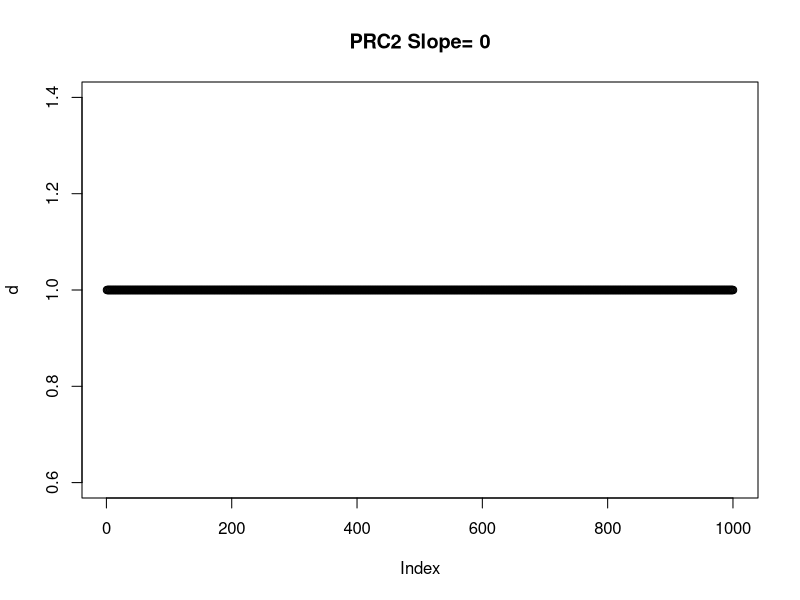
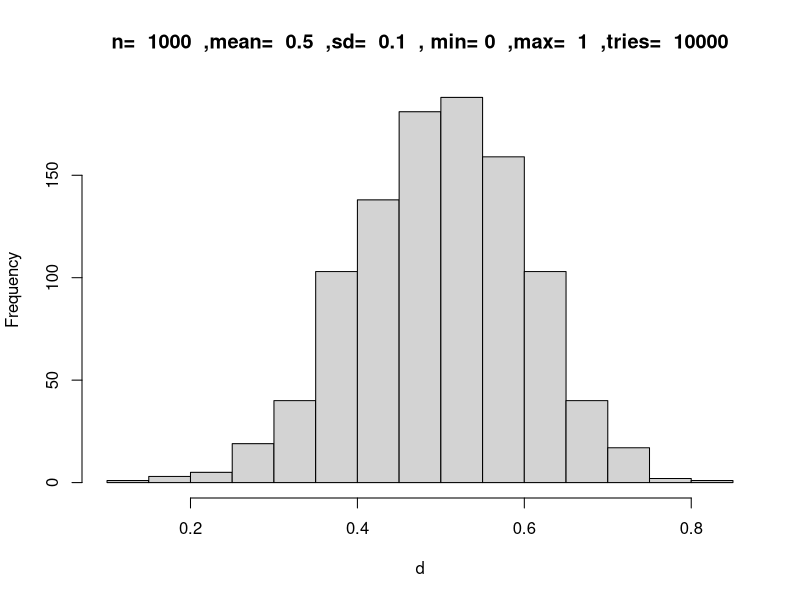
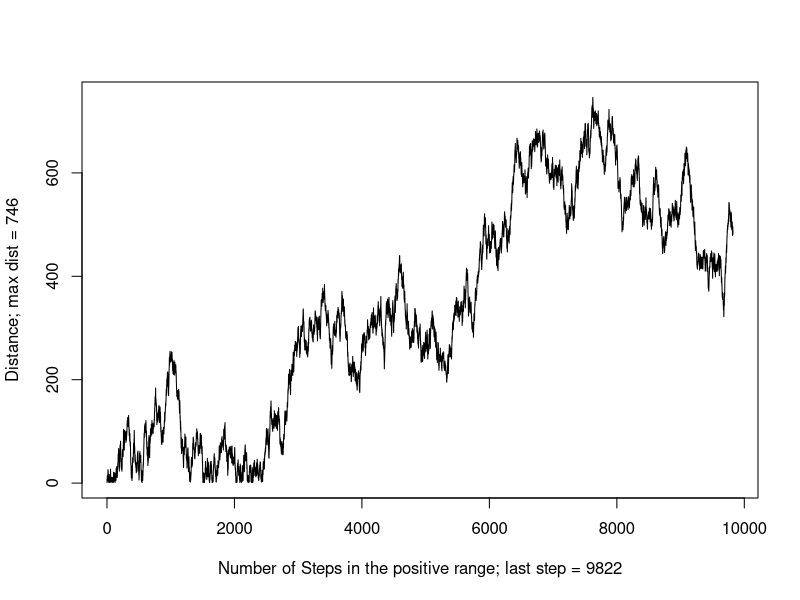

R code for these plots, in order: (Note: a time limit stopped this script after it produced the figures.)
#### 1- Preparing Simulation ####
rm(list=ls())
par(mfrow=c(1,1))

# this_version = a prefix to the results' directory which contains information on the parameters and a version name. Just to keep tracks of versions.
this_version="A6.1-Constant-prc2location-H3.3-Only-in-OpenChr-Prob-K27M"

# homdir= any directory on your computer where you want to store the simulation results and plots, please make sure you have permission to write
homedir="~/Desktop/Desktop_June_2018/Histone_Mark_Simulation/Constant_clock/"

# Please do not change this, this is to avoid the scietific connotation in the results
options(scipen=999)

#### 2- Defining parameters ####
# Length of the chromatin (i.e. number of uncleosomes)
chromlength=1000

# For the purpose of plotting
snapshot_interval=1000


# Population size (number of chromatins)
populationSize=100

# Keeping record of populations' different marks throughout the life-time.
# This is a list that at each timer tick, a dataframe will be added to. These data frames contain the summation of the entire populations' 4 marks.
# This list will be used for plotting the average values of the entire population for chromosome plots at each interval (set by user) and the average plots for 4 different marks
# as well as where the simulation should stop based on the variance changes in the average values between consecutive timer ticks
population_history<-list()

# Maximum number of cycles (maximum) before the simulation stops. This will reach only if we don't get to a steady state before
life=50
var_threshold=0.00001

# Transition probabilities, the first number is the current state the second number os the next state, e.g. Tp01 means the probability of transitioning from K27me0 to K27me1 and so on.
# Note that adding me to higher methylation states is apparently harder thus the diffrence
Tp00=0.08
Tp01=0.92
Tp02=0
Tp03=0

Tp11=0.15
Tp12=0.85
Tp13=0

Tp22=0.44
Tp23=0.56

# The probability of mitosis happening at any move of PRC2
mitosis_prob=0.000001

# Distribution of the genes, and other mark domains. It can be a list of several domains. Be careful with overlaps and going over the chromosome length
genic_structure=list(c(981,1000))
expression_structure=list(c(981:1000))
openchromatin=list(c(0:99),c(400:499))
k36me2_structure=list(c(701,850))
k36me3_structure=list(c(701,850))

# 5% of the genome but mostly found in expressed genes (open chromatin regions)
K27Mprobability=0.5

# likelihood of H3.3 to appear on a nucleosome in open chromatin
h33probInOpenChr=0.8

#Length of open chromatin
openChrlength=sum(sapply(openchromatin, length))

# Probability of H3 outside of oepn chromatin
h33probInChr=(openChrlength-(openChrlength*h33probInOpenChr))/(chromlength-openChrlength)

# The value below shows how long K27M in scale of timer ticks prc2location will stall the PRC2. In other words, if the probability of mitosis is 1/1000 and the value below is 1/10, that means K27M will stall PRC2 100 times more than its regular speed which is 1000 rounds per mitosis.
stallingforK27M=50

# How much K36me2 affects the deposition of K27me3 (zero= completely prevents it, 1= not affecting at all) This value will be multiplied by the probability of the deposition, thus closer to 0 means lowering the probability more.
k36me2Effect=0.9

# How much K36me3 affects the deposition of K27me3 (zero= completely prevents it, 1= not affecting at all) This value will be multiplied by the probability of the deposition, thus closer to 0 means lowering the probability more.
k36me3Effect=0.6

# Peakiness of K36me2 and K36me3 [0,0.1] (0 is a uniform block, 0.1 is a very sharp peak)
K36_slope=0.0005

# This factor indicates how big the previous nucleosome's status affects the deposition of K27me3. i.e. 2 means it makes it twice as likely, 10 means times likely etc.
neighborK27me3bonus=10

# Prc2 movement model (0=sequenctial from nucleosome 1, 1=random walk, 2=random association)
prc2MovementModel=2

# Slope of PRC2 falling off [0,0.1] (0 is a non-falling off, 0.1 is a very sharp slope)
prc2_slop=0.0005
if(prc2MovementModel==2)
{prc2_slop=0.0}


# If the random walk model is set, this value sets the maximum number of steps for PRC2 before it falls off the chromatin
maximumsteps=10000

# The maximum size of each step in random walk model
stepsize=10





# Creating a directory to save the plots
#newdir=paste(homedir,this_version,"-",gsub(":","_",gsub(" ","-",date())),"-","chrmlngth_",chromlength,"-pop_",populationSize,"-add01-12-23_0213-",Tp01,"-",Tp12,"-",Tp23,"-",Tp02,"-mitosis_prob_",mitosis_prob,"_Randomwalk_",prc2MovementModel,"_neighbor_",neighborK27me3bonus,"x","/",sep = "")
#system(paste("mkdir -p ",newdir,sep = ""))
#system(paste("mkdir -p ",newdir,"cell1/",sep = ""))
#setwd(newdir)





#### Defining the probability of PRC2 falling off chromatin based on nucleosomeNumber and length of the chromosome
slope <- function(current_position,slope_factor)
{
  # this changed: prc2hl()--> slope()
  hl<-(1-slope_factor)^current_position
  return(hl)
}




#### Testing PRC2 half life slope
# Testin prc2hl
d<-c()
for (z in 1:1000)
{
  d<-c(d,slope(z, prc2_slop))
}
plot(d, main = paste("PRC2 Slope= ",prc2_slop,sep = ""))


#### Defining normal distribution with min and max and mean and sd
mysamp <- function(n, m, s, lwr, upr, nnorm) {
  samp <- rnorm(nnorm, m, s)
  samp <- samp[samp >= lwr & samp <= upr]
  if (length(samp) >= n) {
    return(sample(samp, n))
  }  
  stop(simpleError("Not enough values to sample from. Try increasing nnorm."))
}





#### Testing Normal distribution shape
##### Drawing a normal distribution with n values, standard deviation of sd with predefined minimum, maximum and average values from a pool of nnorm values.
# Testin prc2hl
d<-c()
n=1000
m=0.5
s=0.1
lwr=0
upr=1
nnorm=10000
d<-mysamp(n,m,s,lwr,upr,nnorm)
hist(d, main = paste("n= ",n," ,mean= ",m," ,sd= ",s, " , min=",lwr," ,max= ",upr," ,tries= ",nnorm))




#### 3- Instructions for creating chromatin zero (with predefined Size and all the marks and structures set to 0) ####
createNakedChromatin <- function(chromSize)
{
  chromatin<-data.frame(integer(chromSize),integer(chromSize),integer(chromSize),integer(chromSize),integer(chromSize),integer(chromSize),integer(chromSize),integer(chromSize),integer(chromSize),integer(chromSize),integer(chromSize),integer(chromSize),double(chromSize))
  colnames(chromatin)<-c("N","S","me0","me1","me2","me3","K36me2","K36me3","genic","expression","h33","K27M","prc2_falling_chance")
  for (s in 1:chromSize)
  {
    chromatin$N[s]=s
    chromatin$S[s]=0
    chromatin$me0[s]=1
    chromatin$me1[s]=0
    chromatin$me2[s]=0
    chromatin$me3[s]=0
    chromatin$K36me2[s]=0
    chromatin$K36me3[s]=0
    chromatin$genic[s]=0
    chromatin$expression[s]=0
    chromatin$h33[s]=0
    chromatin$K27M=0
    chromatin$prc2_falling_chance=0
  }
  results<-list("add1"=0,"add2"=0,"add3"=0,"add0"=0,"rando"=0,"prc2_attached"=1,"chr"=chromatin)
  return(results)
}


#### 4- Functions for modifying chromatin zero ####

## 4-1: Adding genic structure
depositgene<-function(chrom,genic_structure)
{
  for (k in genic_structure)
  {
    start=k[1]
    end=k[length(genic_structure[k])]
    for (q in start:end)
    {
      chrom$genic[q]=1
    }
  }
  return(chrom)
}


## 4-2: Adding uniform expression
depositexpression<-function(chrom,expression_structure)
{
  for (k in expression_structure)
  {
    start=k[1]
    end=k[length(expression_structure[k])]
    for (q in start:end)
    {
      chrom$expression[q]=1
    }
  }
  return(chrom)
}


#### 4-3: Adding K36me2 and K36me3

### First, defining the type of peak (how sharp or flat)
shapeOfK36mark<-function(start,end,K36_slope)
{
  d1<-c()
  k36memarklength=(end-start)/2
  K36peakiness = K36_slope
  for (i in 1:k36memarklength)
  {
    d1<-c(d1,slope(i, K36peakiness))
  }
  d2<-rev(d1)
  d<-c(d2,d1)
  return(d)
}



### 4-4: depositing k36me2 mark based on the peak model
depositk36me2<-function(chrom,k36me2_structure)
{
  for (k in k36me2_structure)
  {
    start=k[1]
    end=k[length(k36me2_structure[k])]
    i=1
    for (q in start:end)
    {
      if (!is.na(shapeOfK36mark(start,end,K36_slope)[i]) && shapeOfK36mark(start,end,K36_slope)[i] > runif(n=1,min=0,max=1))
      {
        chrom$K36me2[q]=1
      } else { chrom$K36me2[q]=0 }
      i=i+1
    }
  }
  chrom$K36me2[is.na(chrom$K36me2)] <- 0
  return(chrom)
}


### 4-5: depositing k36me3 mark based on the peak model
depositk36me3<-function(chrom,k36me_structure)
{
  for (k in k36me3_structure)
  {
    start=k[1]
    end=k[length(k36me3_structure[k])]
    i=1
    for (q in start:end)
    {
      if (!is.na(shapeOfK36mark(start,end,K36_slope)[i]) && shapeOfK36mark(start,end,K36_slope)[i] > runif(n=1,min=0,max=1))
      {
        chrom$K36me3[q]=1
      } else { chrom$K36me3[q]=0 }
      i=i+1
    }
  }
  chrom$K36me3[is.na(chrom$K36me3)] <- 0
  return(chrom)
}


####4-6-0: Distribution of H3.3 in Open chromatin
## around 10% of the nucleosomes have H3.3 which are the histones that get mutated (with ~50% likelihood)
## These histones are mainly concentrated in open chromatin (likelihoods can change). 
## Thiss function defines the distribution of H3.3 (in open chromatin as long as rest of the genome with lower likelihood)



addH33 <- function(chrom,openchromatin,h33probInChr,h33probInOpenChr)
{
  for (k in 1:nrow(chrom))
  {
    j=0
    for (i in 1:length(openchromatin))
    { 
      if (k %in% openchromatin[[i]])
      {
      j=1
      } 
    }
    
    if(j==1)
    {
    
      if (runif(n=1,min = 0,max=1) <= h33probInOpenChr)
      {
      chrom$h33[k]=1
      }
    }
    else if(j==0)
    {
    if (runif(n=1,min = 0,max=1) <= h33probInChr)
      {
      chrom$h33[k]=1
      }
    }
  }
return(chrom)
}


#### 4-6: Adding K27M mutation
## below is the changed version based on the presence of H3.3 only in open chromatin i.e. expression_structure
## around 10% of H3s are H3.3 and around half of them are mutated
addk27m <- function(chrom)
{
  for (k in 1:nrow(chrom))
  {
    check=runif(n=1,min = 0,max=1)
    if (check < K27Mprobability && chrom$h33[k]==1)
    {
      chrom$K27M[k]=1
    }
  }
  return(chrom)
}

#### 4-7: PRC2 random-walking on the chromatin
randomwalkme<-function(chromlength,maxstepsize,maxsteps)
{
  d<-c()
  distance=0
  chromlength=chromlength
  i=1
  while(abs(distance) <= chromlength && i < maxsteps){
    right=round(runif(n=1,min=1,max=maxstepsize),digits = 0)
    left=round(runif(n=1,min=-1*(maxstepsize),max=-1),digits = 0)
    distance=distance+sample(x = c(left,right),size = 1,replace = T,prob = c(0.5,0.5))
    if (distance < 0)
    {
      distance=0
    }
    d<-c(d,distance)
    i=i+1
  }
  d<-subset(d,d[]>0 & d[] <=chromlength)
  if(length(d)<1) {d=1}
  return(d)
}

##### Testing Randomwalk function
test<-randomwalkme(1000,10,10000)
plot(test,type="l",ylab = paste("Distance; max dist = ",max(test),sep=""),xlab = paste("Number of Steps in the positive range; last step = ",length(test),sep=""))



## If randomwalk is chosen for PRC2 move, the "PRC2moveVector" variable which is an vector made of randomwalked variables will be the order of PRC2 moves, otherwise, if randomwalk is set to zero, it'll be a vector of 0 to size of the chromatin.
if (prc2MovementModel==0)
{
  PRC2moveVector=c(1:chromlength)
} else if(prc2MovementModel==1)
{
  PRC2moveVector=randomwalkme(chromlength,stepsize,maximumsteps)
} else if (prc2MovementModel==2)
{
  PRC2moveVector=sample(c(1:chromlength),size = life*snapshot_interval,replace = TRUE)
}

#### Creating chromatin zero
chromatin<-createNakedChromatin(chromlength)
### Preparing the naked chromosome for K27me1,2,3 simulation by deposition of predefined K36me2,3 marks as well as defining genic regions, K27M mutation in open chromatin, and expression in different regions

chromatin[["chr"]]<-depositgene(chromatin[["chr"]],genic_structure)
chromatin[["chr"]]<-depositexpression(chromatin[["chr"]],expression_structure)
chromatin[["chr"]]<-depositk36me2(chromatin[["chr"]],k36me2_structure)
chromatin[["chr"]]<-depositk36me3(chromatin[["chr"]],k36me3_structure)



#### 4-8: Defining mitosis function
mitosis <- function (chromatin){
  for (i in 1:nrow(chromatin)) 
  {
    check=runif(n=1,min = 0,max=1)
    if (check > 0.5)
    {
      chromatin$S[i]=0
      chromatin$me0[i]=1
      chromatin$me1[i]=0
      chromatin$me2[i]=0
      chromatin$me3[i]=0
    }
  }
  return (chromatin)
}
# Testing mitosis
# test<-chromatin[["chr"]]
# test$S=1
# test$me1=1
# test$me0=0
# test2<-mitosis(test)
# View(test)
# View(test2)
# 



#### 4-9: Depositing K27 me marks on each nucleosome
deposit<-function(chromatin,nucleosomeNumber)
{
  
  #choosing a random number between 0 and 1 for testing with the probability of each scenario
  rando=runif(n=1,min=0,max=1) 
  
  k36me2penalty=k36me3penalty=0
  if(chromatin[["chr"]]$K36me2[nucleosomeNumber]==1)
  {k36me2penalty=k36me2Effect}
  if(chromatin[["chr"]]$K36me3[nucleosomeNumber]==1)
  {k36me3penalty=k36me3Effect}
  
  #When PRC2 makes it to each nucleosome, checks the current state (S). If the current state shows no K27me (1,2, or 3)   
  if (chromatin[["chr"]]$S[nucleosomeNumber] == 0)
  {
    #If the random generate number falls between zero and Tp00 (times the chance of falling off) nothing changes
    if (rando < Tp00)
    {
      chromatin[["chr"]]$S[nucleosomeNumber]=0
      chromatin[["chr"]]$me0[nucleosomeNumber]=1
      chromatin[["chr"]]$me1[nucleosomeNumber]=0
      chromatin[["chr"]]$me2[nucleosomeNumber]=0
      chromatin[["chr"]]$me3[nucleosomeNumber]=0
    } 
    # If it falls between zero and Tp01(*fall off chance), changes the S from 0 to 1
    else if(rando < Tp01*k36me2penalty && rando < Tp01*k36me3penalty) {
      chromatin[["chr"]]$S[nucleosomeNumber]=1
      chromatin[["chr"]]$me0[nucleosomeNumber]=0
      chromatin[["chr"]]$me1[nucleosomeNumber]=1
      chromatin[["chr"]]$me2[nucleosomeNumber]=0
      chromatin[["chr"]]$me3[nucleosomeNumber]=0
    } 
    # If it falls between zero and Tp02(*fall off chance), changes the S from 0 to 2
    else  if(rando < Tp02*k36me2penalty && rando < Tp02*k36me3penalty) {
      chromatin[["chr"]]$S[nucleosomeNumber]=2
      chromatin[["chr"]]$me0[nucleosomeNumber]=0
      chromatin[["chr"]]$me1[nucleosomeNumber]=0
      chromatin[["chr"]]$me2[nucleosomeNumber]=1
      chromatin[["chr"]]$me3[nucleosomeNumber]=0
    } 
    # If it falls between zero and Tp03(*fall off chance), changes the S from 0 to 3
    else  if(rando < Tp03*k36me2penalty && rando < Tp03*k36me3penalty) {
      chromatin[["chr"]]$S[nucleosomeNumber]=3
      chromatin[["chr"]]$me0[nucleosomeNumber]=0
      chromatin[["chr"]]$me1[nucleosomeNumber]=0
      chromatin[["chr"]]$me2[nucleosomeNumber]=0
      chromatin[["chr"]]$me3[nucleosomeNumber]=1
    }
  }
  ## Same story as above if the current state is 1
  else if (chromatin[["chr"]]$S[nucleosomeNumber] == 1)  {
    if(rando < Tp11)
    {
      chromatin[["chr"]]$S[nucleosomeNumber]=1
      chromatin[["chr"]]$me0[nucleosomeNumber]=0
      chromatin[["chr"]]$me1[nucleosomeNumber]=1
      chromatin[["chr"]]$me2[nucleosomeNumber]=0
      chromatin[["chr"]]$me3[nucleosomeNumber]=0
    } else if(rando < Tp12*k36me2penalty && rando < Tp12*k36me3penalty) {
      chromatin[["chr"]]$S[nucleosomeNumber]=2
      chromatin[["chr"]]$me0[nucleosomeNumber]=0
      chromatin[["chr"]]$me1[nucleosomeNumber]=0
      chromatin[["chr"]]$me2[nucleosomeNumber]=1
      chromatin[["chr"]]$me3[nucleosomeNumber]=0
    } else  if(rando < Tp13*k36me2penalty && rando < Tp13*k36me3penalty) {
      chromatin[["chr"]]$S[nucleosomeNumber]=3
      chromatin[["chr"]]$me0[nucleosomeNumber]=0
      chromatin[["chr"]]$me1[nucleosomeNumber]=0
      chromatin[["chr"]]$me2[nucleosomeNumber]=0
      chromatin[["chr"]]$me3[nucleosomeNumber]=1
    } 
  } 
  ## Same story as above if the current state is 2, except here we have the bonus for the previous nucleosome having K27me3 mark
  else if (chromatin[["chr"]]$S[nucleosomeNumber] == 2)  {
    if(rando < Tp22)
    {
      chromatin[["chr"]]$S[nucleosomeNumber]=2
      chromatin[["chr"]]$me0[nucleosomeNumber]=0
      chromatin[["chr"]]$me1[nucleosomeNumber]=0
      chromatin[["chr"]]$me2[nucleosomeNumber]=1
      chromatin[["chr"]]$me3[nucleosomeNumber]=0
    } else if(rando < Tp23*k36me2penalty && rando < Tp23*k36me3penalty)  {
      chromatin[["chr"]]$S[nucleosomeNumber]=3
      chromatin[["chr"]]$me0[nucleosomeNumber]=0
      chromatin[["chr"]]$me1[nucleosomeNumber]=0
      chromatin[["chr"]]$me2[nucleosomeNumber]=0
      chromatin[["chr"]]$me3[nucleosomeNumber]=1
    }
  }
  #  print (paste("rando: ",rando,sep=""))
  return(chromatin)
}




## Creating the initial population 
population<-list()
#currentpop<-list()  
currentpop<-list("prc2location"=1,"chr"=createNakedChromatin(chromlength)[["chr"]])  
currentpop[["chr"]]$me0=0


me0avg<-c()
me1avg<-c()
me2avg<-c()
me3avg<-c()
k36me2avg<-c()
k36me3avg<-c()
k27mavg<-c()


# Deciding where the K27M mutated nucleosomes will appear on the chromatin
thispopulationk27mdistribution<-chromatin[["chr"]]$K27M


#### 5- RUNNING POPULATION SIMULATION  ####
# Setting up the population abd the simulation parameters

stall=0
prc2location=1
timer=1
mitosis_count=0
prc2_round_counter=0

#### Create the naked chromatin for the population simulation
for (p in 1:populationSize)
{
  population[[p]]<-createNakedChromatin(chromlength)
  population[[p]][["chr"]]<-depositk36me2(population[[p]][["chr"]],k36me2_structure)
  population[[p]][["chr"]]<-depositk36me3(population[[p]][["chr"]],k36me3_structure)
  population[[p]][["chr"]]<-depositgene(population[[p]][["chr"]],genic_structure)
  population[[p]][["chr"]]<-depositexpression(population[[p]][["chr"]],expression_structure)
  population[[p]][["chr"]]<-addH33(population[[p]][["chr"]],openchromatin,h33probInChr,h33probInOpenChr)
  population[[p]][["chr"]]<-addk27m(population[[p]][["chr"]])
  
}  

## Testing the distribution of H3.3 and K27M
populationTotal<-data.frame(integer(chromlength),integer(chromlength))
colnames(populationTotal)<-c("h33","k27m")
for (i in 1:populationSize)
{
  populationTotal$h33<-populationTotal$h33+population[[i]][["chr"]]$h33
  populationTotal$k27m<-populationTotal$k27m+population[[i]][["chr"]]$K27M
}
## End of test


## Initializing the plotting events
population_Marks_sum<-data.frame(me0=integer(chromlength),me1=integer(chromlength),me2=integer(chromlength),me3=integer(chromlength))
population_Marks_sum$me0=0
population_Marks_sum$me1=0
population_Marks_sum$me2=0
population_Marks_sum$me3=0


average_values0<-c()
average_values1<-c()
average_values2<-c()
average_values3<-c()



#@@@@@@@@@@@@@@@@@@@@@@@@@@@@@@@@@@@@@@@@@@@@@@@@@@@@@@@@@@@@@@@@@@@@@@@@@@@  
# Begginning of timer's life
prc2pathindex=1
breaking=0
while (timer <= life*snapshot_interval)
{
  
  if(prc2location%%chromlength==0 || prc2location==1 && prc2MovementModel<2){print (paste("Timer: ",timer," > prc2location: ",prc2location,sep = ""))}
  
  ### Check if the prc2 has reached the end of chromosome and if so, reset it to first nucleosome  
  if ((prc2location-1) %% chromlength == 0 && prc2MovementModel<2) 
  {
    if(prc2MovementModel==1){
      prc2path<-randomwalkme(chromlength,stepsize,life)
    } else if (prc2MovementModel==0) {prc2path<-c(1:chromlength)}
    
    prc2pathindex=1
    prc2location=1
    prc2_round_counter=prc2_round_counter+1
    
  }
  ###NEW
  if (prc2MovementModel==2) 
  {
  prc2path<-PRC2moveVector
  prc2_round_counter=prc2_round_counter+1
  }
  ### Checking out if PRC2 is still attached
  
  
  #### If the simulation has been going on for at least one round of time, then start the deposition
  if (prc2location > 0 && timer > 0) ### Start of the actual deposition 
  {
    prc2_threshold<-slope((prc2location),prc2_slop)
    
    for (p in 1:populationSize) ## We go position by position across all individuals in the population
    {
      if(population[[p]][["chr"]]$prc2_falling_chance[prc2location] <= prc2_threshold || prc2location==1)
      {
        population[[p]]$prc2_attached=1
      }
      else {
        population[[p]]$prc2_attached=0
        population[[p]][["chr"]]$prc2_falling_chance[prc2location]=1
      }
      
      ####### Now if PRC2 is attached:
      if (population[[p]]$prc2_attached==1)
      {
        population[[p]]<-deposit(population[[p]],prc2location)
        population[[p]][["chr"]]$prc2_falling_chance[prc2location] <- runif(1,min = 0,max=1)
      }
      mitosis_chance=runif(n=1,min=0,max=1)
      if (mitosis_chance < mitosis_prob )
      {
        population[[p]][["chr"]]<-mitosis(population[[p]][["chr"]])
        mitosis_count=mitosis_count+1
        mitosis_chance=0
        print(paste("individual: ",p," > timer: ",timer," > prc2 attachment: ",prc2_round_counter,sep=""))
      }
      if(prc2location%%snapshot_interval==0 || timer==1)
      {      
        population_Marks_sum$me0<-population_Marks_sum$me0+population[[p]][["chr"]]$me0
        population_Marks_sum$me1<-population_Marks_sum$me1+population[[p]][["chr"]]$me1
        population_Marks_sum$me2<-population_Marks_sum$me2+population[[p]][["chr"]]$me2
        population_Marks_sum$me3<-population_Marks_sum$me3+population[[p]][["chr"]]$me3
        if(p==populationSize)
        {
          print (paste("prc2location=",prc2location,"~",chromlength," > p=",p,"~",populationSize))
          average_values0<-c(average_values0,sum(population_Marks_sum$me0)/(populationSize*chromlength))
          average_values1<-c(average_values1,sum(population_Marks_sum$me1)/(populationSize*chromlength))
          average_values2<-c(average_values2,sum(population_Marks_sum$me2)/(populationSize*chromlength))
          average_values3<-c(average_values3,sum(population_Marks_sum$me3)/(populationSize*chromlength))
          population_Marks_sum$me0=0
          population_Marks_sum$me1=0
          population_Marks_sum$me2=0
          population_Marks_sum$me3=0
          
          # Check if K27me3 has reached plateau (variance of the last 5 average values < 0.001)
          if(length(average_values3) > 5)
          {
            var3<-var(average_values3[(length(average_values3)-5):length(average_values3)])
            var2<-var(average_values2[(length(average_values2)-5):length(average_values2)])
            var1<-var(average_values1[(length(average_values1)-5):length(average_values1)])
            var0<-var(average_values0[(length(average_values0)-5):length(average_values0)])
            
            if((var3 < var_threshold && var2 < var_threshold && var1 < var_threshold && var0 < var_threshold) || timer==life)
            {
              #print (paste("breaking time:",timer,sep=""))
              breaking=1;
            }
          }
        }
      }
    }
    
    
    # Stall starts at zero. At the end of each timer round, stall is checked, if zero, 
    # that means there was no K27M at the position where prc2 is landed at the time=timer and it can move on, 
    # if stall was larger than zero, then it means there was a K27M and the prc2location cannot change 
    # unless the stall surpasses a threshold (for example 50 which equals to timer cycle going on for 50 rounds or 
    # in other words the prc2 has been stalled for 50 round)
    if (population[[p]][["chr"]]$K27M[(prc2location+1)]==1 && prc2location<1000)
    {  
      stall=stall+1
    }
    
  } ### End of actions if prc2 is located farther than the start point and timer > 0
  
  
  timer=timer+1
  if(stall > stallingforK27M || stall ==0)
  {
    stall=0
    prc2pathindex=prc2pathindex+1
    if(prc2pathindex > chromlength){prc2pathindex=1}
    prc2location=prc2path[prc2pathindex]
    
    ## Changing the prc2 attachment chance only if the prc2 is moving
    population[[p]][["chr"]]$prc2_falling_chance<-runif(1,min = 0,max=1)
  } else {prc2location=prc2location}
  
  
  if(breaking==1)
  {
    print (paste("breaking time:",timer,sep=""))
    break; 
  }
  
  #@@@@@@@@@@@@@@@@@@@@@@@@@@@@@@@@@@@@@@@@@@@@@@@@@@@@@@@@@@@@@@@@@@@@@@@@@@@  
} ### End of timer's life


print(paste("Number of mitosis: ",mitosis_count,sep=""))
print(paste("Prc2 Rounds: ",prc2_round_counter,sep=""))

#### 6- Plotting the average values ####

# par(mfrow=c(2,2))
# yaxis_marks<-seq(from = 0, to = timer, by = snapshot_interval)
# plot(average_values0,type = "l",xaxt="n",xlab="Timer",ylab="me0",ylim=c(0,1.2))
# axis(1, at=(yaxis_marks/snapshot_interval), labels=yaxis_marks) 
# plot(average_values1,type = "l",xaxt="n",xlab="Timer",ylab="me1")
# axis(1, at=(yaxis_marks/snapshot_interval), labels=yaxis_marks) 
# plot(average_values2,type = "l",xaxt="n",xlab="Timer",ylab="me2")
# axis(1, at=(yaxis_marks/snapshot_interval), labels=yaxis_marks) 
# plot(average_values3,type = "l",xaxt="n",xlab="Timer",ylab="me3")
# axis(1, at=(yaxis_marks/snapshot_interval), labels=yaxis_marks) 
# 

#### 7- Plotting the end chromatin situation ####

plot_df<-data.frame(me0=integer(chromlength),me1=integer(chromlength),me2=integer(chromlength),me3=integer(chromlength))
plot_df$me0=0
plot_df$me1=0
plot_df$me2=0
plot_df$me3=0
plot_df$k36me2=0
plot_df$k36me3=0


for (i in 1:populationSize)
{
  plot_df$me0<-plot_df$me0+population[[i]][["chr"]]$me0
  plot_df$me1<-plot_df$me1+population[[i]][["chr"]]$me1
  plot_df$me2<-plot_df$me2+population[[i]][["chr"]]$me2
  plot_df$me3<-plot_df$me3+population[[i]][["chr"]]$me3
  plot_df$k36me2<-plot_df$k36me2+population[[i]][["chr"]]$K36me2
  plot_df$k36me3<-plot_df$k36me3+population[[i]][["chr"]]$K36me3
}

plot_df<-plot_df/populationSize


par(mfrow=c(4,1))
plot(populationTotal$h33/populationSize,ylim=c(0,1),type="h", ylab = "h3.3")
plot(populationTotal$k27m/populationSize,ylim=c(0,1),type="h",ylab="k27m")
plot(plot_df$k36me2,ylim=c(0,1),ylab = "k36me2",type = "h")
plot(plot_df$k36me3,ylim=c(0,1),ylab = "k36me3",type = "h")


par(mfrow=c(4,1))
plot(plot_df$me0,ylim=c(0,1),ylab = "me0",type = "h")
plot(plot_df$me1,ylim=c(0,1),ylab = "me1",type = "h")
plot(plot_df$me2,ylim=c(0,1),ylab = "me2",type = "h")
plot(plot_df$me3,ylim=c(0,1),ylab = "me3",type = "h")





### ToDo: To put back the effect of neighboring nucleosomes (last step)
